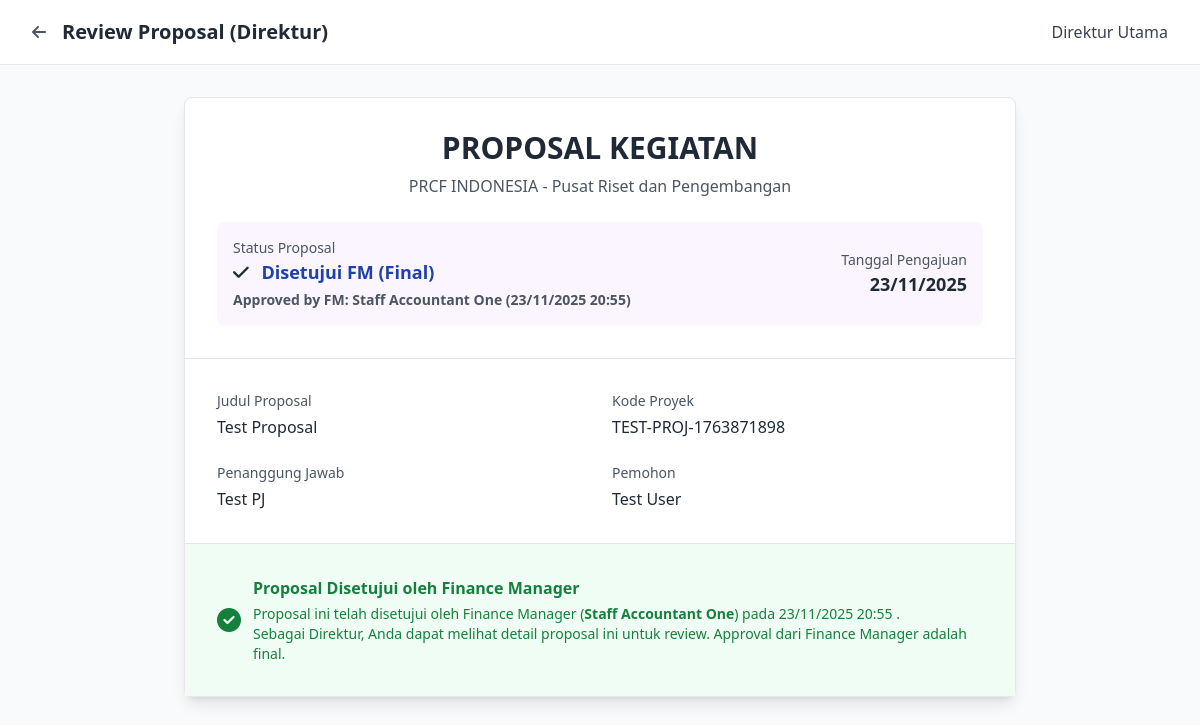
Screenshot of /pages/proposals/review_proposal_dir.php?id=24 (signed in) with the database file from the repository.
### tables this page shows
CREATE TABLE `proposal` (
  `id_proposal` int(11) NOT NULL,
  `judul_proposal` varchar(255) NOT NULL,
  `pj` varchar(255) NOT NULL COMMENT 'Penanggung Jawab',
  `date` date DEFAULT NULL,
  `pemohon` varchar(255) DEFAULT NULL,
  `status` enum('draft','submitted','approved_fm','approved','rejected') DEFAULT 'draft' COMMENT 'draft=PM draft, submitted=waiting FM, approved_fm=FM approved (final), approved=FM approved (final), rejected=rejected',
  `approved_by_fm` int(11) DEFAULT NULL,
  `fm_approval_date` datetime DEFAULT NULL,
  `kode_proyek` varchar(50) DEFAULT NULL,
  `tor` text DEFAULT NULL COMMENT 'Terms of Reference',
  `file_budget` varchar(255) DEFAULT NULL,
  `total_budget_usd` decimal(15,2) DEFAULT 0.00,
  `total_budget_idr` decimal(15,2) DEFAULT 0.00,
  `currency` varchar(10) DEFAULT 'USD',
  `exrate_at_submission` decimal(10,4) DEFAULT 1.0000 COMMENT 'Exchange rate saat submit proposal',
  `created_at` timestamp NOT NULL DEFAULT current_timestamp(),
  `updated_at` timestamp NOT NULL DEFAULT current_timestamp() ON UPDATE current_timestamp()
);

CREATE TABLE `user` (
  `id_user` int(11) NOT NULL,
  `nama` varchar(255) NOT NULL,
  `role` enum('Admin','Finance Manager','Project Manager','Staff Accountant','Direktur') NOT NULL,
  `email` varchar(255) NOT NULL,
  `no_HP` varchar(20) DEFAULT NULL,
  `password_hash` varchar(255) NOT NULL,
  `created_at` timestamp NOT NULL DEFAULT current_timestamp(),
  `updated_at` timestamp NOT NULL DEFAULT current_timestamp() ON UPDATE current_timestamp(),
  `last_notification_check` timestamp NULL DEFAULT NULL
);

### pages/proposals/review_proposal_dir.php (the view, shortened to what this page needs)
<?php
require_once '../../includes/config.php';
$user_name = $_SESSION['user_name'];
$proposal_id = $_GET['id'] ?? 0;
$return_tab = $_GET['return_tab'] ?? 'proposals';
$check_column = $conn->query("SHOW COLUMNS FROM proposal LIKE 'approved_by_fm'");
if ($check_column && $check_column->num_rows > 0) {
    $stmt = $conn->prepare("SELECT p.*, u.nama as creator_name, u.email as creator_email,
        u2.nama as fm_name, u2.email as fm_email
        FROM proposal p
        LEFT JOIN user u ON p.pemohon = u.nama
        LEFT JOIN user u2 ON p.approved_by_fm = u2.id_user
        WHERE p.id_proposal = ?");
} else {
    $stmt = $conn->prepare("SELECT p.*, u.nama as creator_name, u.email as creator_email
        FROM proposal p
        LEFT JOIN user u ON p.pemohon = u.nama
        WHERE p.id_proposal = ?");
}
$stmt->bind_param("i", $proposal_id);
$stmt->execute();
$proposal = $stmt->get_result()->fetch_assoc();
?>
<!DOCTYPE html>
<html lang="id">
<head>
    <script src="https://cdn.tailwindcss.com"></script>
    <link rel="stylesheet" href="https://cdnjs.cloudflare.com/ajax/libs/font-awesome/6.4.0/css/all.min.css">
</head>
<body class="bg-gray-50 min-h-screen">
    <header class="bg-white border-b border-gray-200 sticky top-0 z-50">
        <div class="max-w-7xl mx-auto px-4 sm:px-6 lg:px-8">
            <div class="flex justify-between items-center h-16">
                <div class="flex items-center space-x-4">
                    <a href="../dashboards/dashboard_dir.php?tab=<?php echo urlencode($return_tab); ?>" class="text-gray-600 hover:text-gray-800">
                        <i class="fas fa-arrow-left"></i>
                    </a>
                    <h1 class="text-xl font-bold text-gray-800">Review Proposal (Direktur)</h1>
                </div>
                <span class="text-gray-700 font-medium"><?php echo $user_name; ?></span>
            </div>
        </div>
    </header>
    <main class="max-w-4xl mx-auto px-4 sm:px-6 lg:px-8 py-8">
        <div class="bg-white rounded-lg shadow-lg border border-gray-200">
            <div class="p-8 border-b border-gray-200">
                <div class="text-center mb-6">
                    <h1 class="text-3xl font-bold text-gray-800 mb-2">PROPOSAL KEGIATAN</h1>
                    <p class="text-gray-600">PRCF INDONESIA - Pusat Riset dan Pengembangan</p>
                </div>
                <div class="space-y-4">
                    <div class="flex items-center justify-between p-4 bg-purple-50 rounded-lg">
                        <div>
                            <p class="text-sm text-gray-600">Status Proposal</p>
                            <p class="text-lg font-bold text-gray-800">
                                <?php
                                $status_text = [
                                    'draft' => 'Draft',
                                    'submitted' => 'Menunggu Review FM',
                                    'approved_fm' => 'Disetujui FM (Final)',
                                    'approved' => 'Disetujui FM (Final)',
                                    'rejected' => 'Ditolak'
                                ];
                                $status_class = [
                                    'draft' => 'text-gray-800',
                                    'submitted' => 'text-yellow-800',
                                    'approved_fm' => 'text-blue-800',
                                    'approved' => 'text-green-800',
                                    'rejected' => 'text-red-800'
                                ];
                                $status_icon = [
                                    'draft' => 'fa-file',
                                    'submitted' => 'fa-clock',
                                    'approved_fm' => 'fa-check',
                                    'approved' => 'fa-check-double',
                                    'rejected' => 'fa-times'
                                ];
                                ?>
                                <i class="fas <?php echo $status_icon[$proposal['status']] ?? 'fa-question'; ?> mr-2"></i>
                                <span class="<?php echo $status_class[$proposal['status']] ?? 'text-gray-800'; ?>">
                                    <?php echo $status_text[$proposal['status']] ?? $proposal['status']; ?>
                                </span>
                                <?php if ($proposal['status'] === 'approved_fm' && !empty($proposal['fm_name'])): ?>
                                <span class="block text-sm text-gray-600 mt-1">
                                    Approved by FM: <?php echo $proposal['fm_name']; ?>
                                    <?php if ($proposal['fm_approval_date']): ?>
                                    (<?php echo date('d/m/Y H:i', strtotime($proposal['fm_approval_date'])); ?>)
                                    <?php endif; ?>
                                </span>
                                <?php endif; ?>
                            </p>
                        </div>
                        <div class="text-right">
                            <p class="text-sm text-gray-600">Tanggal Pengajuan</p>
                            <p class="text-lg font-bold text-gray-800">
                                <?php echo date('d/m/Y', strtotime($proposal['date'])); ?>
                            </p>
                        </div>
                    </div>
                </div>
            </div>
            <div class="p-8 space-y-6">
                <div class="grid grid-cols-1 md:grid-cols-2 gap-6">
                    <div>
                        <label class="block text-sm font-medium text-gray-600 mb-1">Judul Proposal</label>
                        <p class="text-gray-800 font-medium"><?php echo htmlspecialchars($proposal['judul_proposal']); ?></p>
                    </div>
                    <div>
                        <label class="block text-sm font-medium text-gray-600 mb-1">Kode Proyek</label>
                        <p class="text-gray-800 font-medium"><?php echo htmlspecialchars($proposal['kode_proyek']); ?></p>
                    </div>
                </div>
                <div class="grid grid-cols-1 md:grid-cols-2 gap-6">
                    <div>
                        <label class="block text-sm font-medium text-gray-600 mb-1">Penanggung Jawab</label>
                        <p class="text-gray-800 font-medium"><?php echo htmlspecialchars($proposal['pj']); ?></p>
                    </div>
                    <div>
                        <label class="block text-sm font-medium text-gray-600 mb-1">Pemohon</label>
                        <p class="text-gray-800 font-medium"><?php echo $proposal['pemohon']; ?></p>
                    </div>
                </div>
            </div>
            <?php if ($proposal['status'] === 'approved_fm'): ?>
            <div class="p-8 border-t border-gray-200 bg-green-50">
                <div class="flex items-center text-green-700">
                    <i class="fas fa-check-circle text-2xl mr-3"></i>
                    <div>
                        <p class="font-bold">Proposal Disetujui oleh Finance Manager</p>
                        <p class="text-sm mt-1">
                            Proposal ini telah disetujui oleh Finance Manager
                            <?php if (!empty($proposal['fm_name'])): ?>
                                (<strong><?php echo $proposal['fm_name']; ?></strong>)
                                <?php if ($proposal['fm_approval_date']): ?>
                                pada <?php echo date('d/m/Y H:i', strtotime($proposal['fm_approval_date'])); ?>
                                <?php endif; ?>
                            <?php endif; ?>.
                            <br>Sebagai Direktur, Anda dapat melihat detail proposal ini untuk review. Approval dari Finance Manager adalah final.
                        </p>
                    </div>
                </div>
            </div>
            <?php endif; ?>
        </div>
    </main>
</body>
</html>

### rows the page displays
proposal: status "Disetujui FM (Final)", approved_by_fm.nama "Staff Accountant One", fm_approval_date "23/11/2025 20:55", date "23/11/2025", judul_proposal "Test Proposal", kode_proyek "TEST-PROJ-1763871898", pj "Test PJ", pemohon "Test User"

### other values shown
$user_name "Direktur Utama"
